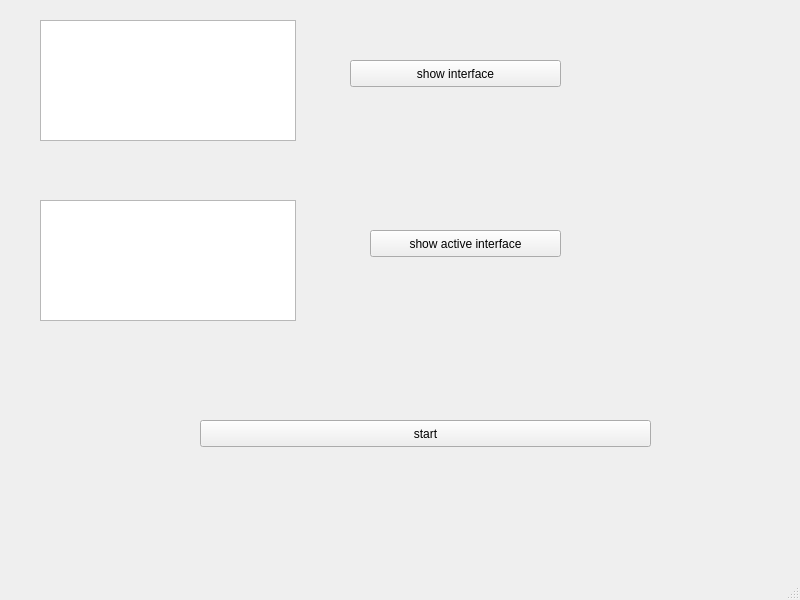
<?xml version="1.0" encoding="UTF-8"?>
<ui version="4.0">
 <class>MainWindow</class>
 <widget class="QMainWindow" name="MainWindow">
  <property name="geometry">
   <rect>
    <x>0</x>
    <y>0</y>
    <width>800</width>
    <height>600</height>
   </rect>
  </property>
  <property name="windowTitle">
   <string>MainWindow</string>
  </property>
  <widget class="QWidget" name="centralwidget">
   <widget class="QTextBrowser" name="textBrowser">
    <property name="geometry">
     <rect>
      <x>40</x>
      <y>20</y>
      <width>256</width>
      <height>121</height>
     </rect>
    </property>
   </widget>
   <widget class="QTextBrowser" name="textBrowser_2">
    <property name="geometry">
     <rect>
      <x>40</x>
      <y>200</y>
      <width>256</width>
      <height>121</height>
     </rect>
    </property>
   </widget>
   <widget class="QPushButton" name="pushButton">
    <property name="geometry">
     <rect>
      <x>370</x>
      <y>230</y>
      <width>191</width>
      <height>27</height>
     </rect>
    </property>
    <property name="text">
     <string>show active interface</string>
    </property>
   </widget>
   <widget class="QPushButton" name="pushButton_2">
    <property name="geometry">
     <rect>
      <x>350</x>
      <y>60</y>
      <width>211</width>
      <height>27</height>
     </rect>
    </property>
    <property name="text">
     <string>show interface</string>
    </property>
   </widget>
   <widget class="QPushButton" name="pushButton_3">
    <property name="geometry">
     <rect>
      <x>200</x>
      <y>420</y>
      <width>451</width>
      <height>27</height>
     </rect>
    </property>
    <property name="text">
     <string>start</string>
    </property>
   </widget>
  </widget>
  <widget class="QMenuBar" name="menubar">
   <property name="geometry">
    <rect>
     <x>0</x>
     <y>0</y>
     <width>800</width>
     <height>25</height>
    </rect>
   </property>
  </widget>
  <widget class="QStatusBar" name="statusbar"/>
 </widget>
 <resources/>
 <connections/>
</ui>
